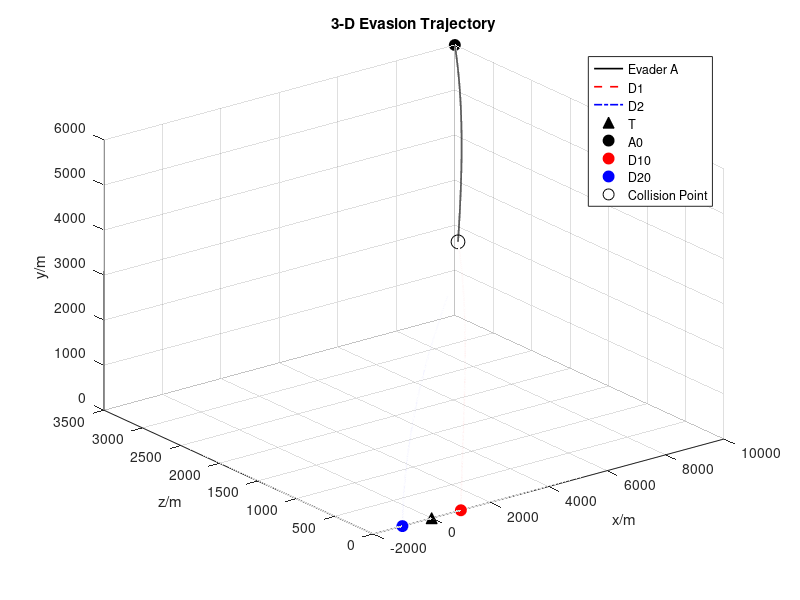
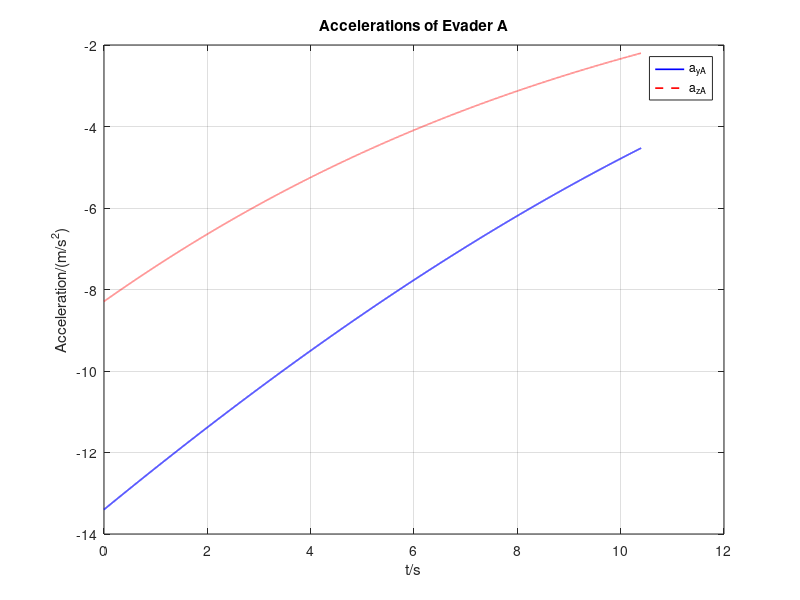

The MATLAB script that drew these images, in order:
clc; clear;
this_dir = fileparts(mfilename('fullpath'));
%% 导弹摆脱距离可控的最优突防制导律 - 场景3 复现 (坐标系y轴指天，x轴 ...
% 可能指向目标，不是北天东，下同)

% 角度定义：θ为弹道倾角，ψ_v为弹道偏角（从x轴正向逆时针为正）

%% 1. 初始化参数 (按论文4.1节场景3)
% 攻击弹初始状态 [x, y, z, θ_M, ψ_v_M, V_M]
M0 = [10000, 6000, 3500, deg2rad(-20), deg2rad(155), 500]; % 地面坐标系，两个角分别弹道倾角、偏角
% M0 = [10000, 6000, 3500, deg2rad(-20), deg2rad(155), 0];% 静止测试

% 防御弹初始状态 [x, y, z, θ_D, ψ_v_D, V_D]
% D0 = [1000, 0, 0, deg2rad(40), deg2rad(-20), 600];
D10 = [1000, 0, 0, deg2rad(40), deg2rad(-20), 600];
D20 = [-1000, 0, 0, deg2rad(40), deg2rad(-20), 600];% 暂定
% D0 = [1000, 0, 0, deg2rad(40), deg2rad(-20), 1500];
% D0 = [1000, 0, 0, deg2rad(40), deg2rad(-20), 0];
% 目标固定位置 [x, y, z]
T = [0, 0, 0];

% 制导参数
KM = 4;      % 攻击弹比例导引系数
% KD = 4;     % 防御弹比例导引系数
KD1 = 4;     % 防御弹1比例导引系数
KD2 = 4;     
% a = 10;     % 突防制导权重
a = 10^4;    % 突防规避权重和
wE = 1.44 * 1000;   % 控制能量权重
% r_min = 50;% 初始化最小规避距离
r_min_T = 5000;% 初始化最小弹目距离
r_star = 50;% 期望零控脱靶量（制导律参数）
gamma = 0;% 暂定，此时a1=a2

% 仿真参数
dt = 0.001;         % 积分步长
% t_max = 15;         % 最大仿真时间
t_max = 35;
r_safe = 8000;      % 突防触发距离
% r_safe = 10000;
% max_overload = 8 * 9.81; % 最大过载
% max_overload = 180 * 9.81;r_MT
max_overload_M = 8 * 9.81; % 攻击弹最大过载
max_overload_D = 10 * 9.81; % 防御弹最大过载

% 场景2固定参数（取消）
% t_f_fixed = 10.50;  % 固定终端时间(从突防开始)
% t_f_fixed = 10.50;  % 固定终端时间(从t=0开始)
penetration_started = false;
% t_start_penetration = 0;

% 数据记录
% D1
record.t = [];
record.r_MT = []; record.r_MD1 = []; 
% record.z = [];
record.a_M = []; record.a_D1 = [];
record.pos_M = []; record.pos_D1 = [];
record.q_MD1 = []; 
% record.q_DM = []; record.q_dot_DM_prev = [0; 0];
record.q_MT = []; 
record.t_f1 = [];
    % D2
    % record.t = [record.t, t];
    % record.r_MT = [record.r_MT, r_MT];
    record.r_MD2 = [];
    % record.a_M = [record.a_M, a_M_cmd];
    record.a_D2 = [];
    % record.pos_M = [record.pos_M, pos_M'];
    record.pos_D2 = [];
    record.q_MD2 = [];
    % record.q_DM = [record.q_DM, [q_y_DM; q_z_DM]];
    % record.q_MT = [record.q_MT, [q_theta; q_psi]];
    % record.t_f = [record.t_f, t_f];% 记录突防预估结束时刻tf变化
    record.t_f2 = [];

%% 2. 核心计算函数

% 函数1: 计算视线角(参考论文图1)
function [q_y, q_z, r] = computeLOS(pos1, pos2)
    % pos1, pos2，从pos1的角度出发: 
    dx = pos2(1) - pos1(1); 
    dy = pos2(2) - pos1(2);   
    dz = pos2(3) - pos1(3); 
    
    r_vec = [dx,dy,dz];
    r = max(norm(r_vec), 1e-3);% 强制距离下限，避免除以0
    
    % 俯仰视线角q_y: 与x-z平面的夹角，向上为正
    sin_qy = dy / r;
    sin_qy = max(min(sin_qy, 1), -1);% 防asin超限
    q_y = asin(sin_qy);
    
    % 偏航视线角q_z: 在x-z平面内，从x轴正方向逆时针到投影向量的角度
    % 注意：MATLAB的atan2(y,x)返回从正x轴逆时针的角度
    % 我们需要从x轴正向逆时针，所以q_z = -atan2(dz, dx)
    q_z = -atan2(dz, dx);
end


% 函数5: 计算比例导引指令(式9,39)
function a_pn = computePN(K, V, q_dot_y, q_dot_z, theta)
    a_pn = [K * V * q_dot_y; -K * V * q_dot_z * cos(theta)];
end

% 函数6: 状态更新(龙格-库塔法，基于式4)
function state_new = updateState(state, a_cmd, dt)
    % state: [x, y, z, θ, ψ_v, V]
    % a_cmd: [a_y; a_z] 法向加速度
    
    x = state(1); y = state(2); z = state(3);
    theta = state(4); psi_v = state(5); V = state(6);
    a_y = a_cmd(1); a_z = a_cmd(2);
    
    % 检查V是否为0，不为0则积分
    if abs(V) < 1e-6
        state_new = state;% 状态不变，不更新状态
        warning('V is too small for deriv');
    else
        % 状态导数函数(严格按式4)
        deriv = @(s) [                    % s = [x, y, z, θ, ψ_v] (V不变)
            % V * cos(s(4)) * sin(s(5));    % dx/dt 
            V * cos(s(4)) * cos(s(5));
            V * sin(s(4));                % dy/dt 
            -V * cos(s(4)) * sin(s(5));   % dz/dt
            a_y / V;                      % dθ/dt
            -a_z / (V * cos(s(4)));       % dψ_v/dt
        ];
        
        s = [x; y; z; theta; psi_v];
        k1 = deriv(s);
        k2 = deriv(s + 0.5*dt*k1);
        k3 = deriv(s + 0.5*dt*k2);
        k4 = deriv(s + dt*k3);
        
        s_new = s + (dt/6)*(k1 + 2*k2 + 2*k3 + k4);
        
        % 保持V不变
        state_new = [s_new(1:5)', V];
    end
    
    
end

% 辅助函数: 过载饱和
function a_sat = saturate(a, limit)
    % 【关键修复：NaN / Inf 免疫】
    if any(isnan(a)) || any(isinf(a))
        a_sat = [0; 0];
        return;
    end

    norm_a = norm(a);
    if norm_a > limit
        a_sat = a / norm_a * limit;
    else
        a_sat = a;
    end
end

% 函数7: 计算攻击弹-防御弹间相互视线角速率、相对速度
function [r_dot, q_dot_y, q_dot_z] = computeMDDot(pos1, pos2, r, q_y, q_z)
    % 参数传递
    V_M = pos1(6); theta_M = pos1(4); psi_vM = pos1(5);
    V_D = pos2(6); theta_D = pos2(4); psi_vD = pos2(5);
    
    % 计算 r_dot (式1第一行)
    term_D = V_D * (cos(theta_D) * cos(q_y) * cos(q_z - psi_vD) + sin(theta_D) * sin(q_y));
    
    term_M = V_M * (cos(theta_M) * cos(q_y) * cos(q_z - psi_vM) + sin(theta_M) * sin(q_y));
    
    r_dot = -term_D + term_M;  % 注意公式前面的负号

    if abs(r) < 1e-6
        q_dot_y = 0;
    else
        term_D_qy = V_D * (cos(theta_D) * sin(q_y) * cos(q_z - psi_vD) + -sin(theta_D) * cos(q_y));
        term_M_qy = V_M * (cos(theta_M) * sin(q_y) * cos(q_z - psi_vM) + -sin(theta_M) * cos(q_y));
        
        q_dot_y = (term_D_qy - term_M_qy) / r;
    end

    % 将原来的直接相除，改为使用带下限的安全分母
    cos_qy_safe = max(abs(cos(q_y)), 1e-5); % 限制分母极小值，防止 Inf 和 NaN
    r_safe = max(abs(r), 1e-3);
    
    term_D_qz = V_D * cos(theta_D) * sin(q_z - psi_vD);
    term_M_qz = V_M * cos(theta_M) * sin(q_z - psi_vM);
    
    q_dot_z = (term_D_qz - term_M_qz) / (r_safe * cos_qy_safe);
end

% 函数8: 计算攻击弹-目标间相互视线角速率、距离
function [q_dot_theta, q_dot_psi] = computeMTDot(pos1, r_MT, q_theta, q_psi)
    % 计算攻击弹-目标视线角变化率 (基于论文式2)
    % 输入：
    %   V_M, theta_M, psi_vM: 攻击弹速度大小、弹道倾角、弹道偏角
    %   r_MT: 攻击弹与目标的距离
    %   q_theta, q_psi: 攻击弹看目标的俯仰、偏航方向视线角
    % 输出：
    %   q_dot_theta: 俯仰视线角变化率
    %   q_dot_psi: 偏航视线角变化率

    % 参数传递
    V_M = pos1(6); theta_M = pos1(4); psi_vM = pos1(5);
    
    if abs(r_MT) < 1e-6
        q_dot_theta = 0;
        q_dot_psi = 0;
        warning('r_MT is too small for computing q_dot');
    else
        % 计算 q_dot_theta (式2第二行)
        term1 = cos(theta_M) * sin(q_theta) * cos(q_psi - psi_vM);
        term2 = -sin(theta_M) * cos(q_theta);
        q_dot_theta = V_M * (term1 + term2) / r_MT;
        
        % 计算 q_dot_psi (式2第三行)
        if abs(cos(q_theta)) < 1e-6
            q_dot_psi = 0;
            warning('cos(q_theta) is near zero, setting q_dot_psi to 0');
        else
            q_dot_psi = (V_M * cos(theta_M) * sin(q_psi - psi_vM)) / (r_MT * cos(q_theta));
        end
    end
end


%% 3. 主仿真循环
t = 0;
M = M0; D1 = D10; D2 = D20;  % 当前状态
intercepted = false;
flag = 0;% 初始化弹目距离增大标志
f1 = 0;% 计数标志，表示未进入过r_dot_MD1>0状态
f2 = 0;

% a1 = a / (1+exp(-gamma));% D1规避项权重系数
% a2 = a * exp(-gamma) / (1+exp(-gamma));

t_penetrat_end = 1000;% 初始化为一个大值
t_penetrat_end1 = 150; t_penetrat_end2 = 150;% 各弹规避结束时刻初始化为一个大值

while t < t_penetrat_end + 1 && t < t_max
% while t < t_max % 截止点为经过弹目距离最小点或最大时间1000s
    % 3.1 提取当前状态
    pos_M = M(1:3); theta_M = M(4); psi_vM = M(5); V_M = M(6);
    % pos_D = D(1:3); theta_D = D(4); psi_vD = D(5); V_D = D(6);
    pos_D1 = D1(1:3); theta_D1 = D1(4); psi_vD1 = D1(5); V_D1 = D1(6);
    pos_D2 = D2(1:3); theta_D2 = D2(4); psi_vD2 = D2(5); V_D2 = D2(6);
    
    % 3.2 计算视线几何
    % 攻击弹-目标
    [q_theta, q_psi, r_MT] = computeLOS(pos_M, T);
    % 攻击弹-防御弹（从防御弹视角出发）  
    % [q_y_MD, q_z_MD, r_MD_vec, r_MD] = computeLOS(pos_M, pos_D);
    % [q_y_MD, q_z_MD, r_MD] = computeLOS(pos_D, pos_M);
    [q_y_MD1, q_z_MD1, r_MD1] = computeLOS(pos_D1, pos_M);
    [q_y_MD2, q_z_MD2, r_MD2] = computeLOS(pos_D2, pos_M);
    % % 防御弹-攻击弹
    % [q_y_DM, q_z_DM, ~] = computeLOS(pos_M, pos_D);
    
    % 3.3 计算视线角变化率(对qy, qz求导的解析式)
    % [r_dot_MD, q_dot_y_MD, q_dot_z_MD] = computeMDDot(M, D, r_MD, q_y_MD, q_z_MD);
    [r_dot_MD1, q_dot_y_MD1, q_dot_z_MD1] = computeMDDot(M, D1, r_MD1, q_y_MD1, q_z_MD1);% 计算攻击弹-防御弹1视线角变化率、相对距离变化率
    [r_dot_MD2, q_dot_y_MD2, q_dot_z_MD2] = computeMDDot(M, D2, r_MD2, q_y_MD2, q_z_MD2);
    % [~, q_dot_y_DM, q_dot_z_DM] = computeMDDot(D, M, r_MD, q_y_DM, q_z_DM);
    [q_dot_theta, q_dot_psi] = computeMTDot(M, r_MT, q_theta, q_psi);% 计算攻击弹-目标视线角变化率
    % q_dot_DM = [q_dot_y_DM, q_dot_z_DM];% 攻击弹M视角
    q_dot_MT = [q_dot_theta, q_dot_psi];
    q_dot_MD1 = [q_dot_y_MD1, q_dot_z_MD1];% 防御弹1视线角速度向量
    q_dot_MD2 = [q_dot_y_MD2, q_dot_z_MD2];

    % 3.4 突防阶段判断
    if ~penetration_started && min(r_MD1,r_MD2) <= r_safe
        penetration_started = true;
        t_start_penetration = t;
        fprintf('突防开始: t=%.3fs, r_MD=%.2fm\n', t, min(r_MD1,r_MD2));
    end
    
    % 3.5 计算防御弹1、2指令(始终比例导引)
    % a_D_cmd = computePN(KD, V_D, q_dot_MD(1), q_dot_MD(2), theta_D);
    a_D1_cmd = computePN(KD1, V_D1, q_dot_MD1(1), q_dot_MD1(2), theta_D1);
    a_D2_cmd = computePN(KD2, V_D2, q_dot_MD2(1), q_dot_MD2(2), theta_D2);
    % a_D_cmd = [0;0];% 无控测试
    
    % a_M_cmd = computePN(KM, V_M, q_dot_MT(1), q_dot_MT(2), theta_M);
    
    % 3.6 计算攻击弹指令
    a_M_cmd = computePN(KM, V_M, q_dot_MT(1), q_dot_MT(2), theta_M);
    % t_f = t - r_MD/r_dot_MD;% 变化剩余时间
    % t_f = t - r_MD/r_dot_MD;% 变化突防终端时刻
    t_f1 = t - r_MD1/r_dot_MD1;% 变化突防终端时刻
    t_f2 = t - r_MD2/r_dot_MD2;
    % if ~penetration_started
    %     % 阶段1: 攻击目标(比例导引)v_r
    %     a_M_cmd = computePN(KM, V_M, q_dot_MT(1), q_dot_MT(2), theta_M);
    %     % a_M_cmd = [0;0];% 无控测试
    %     stage = 1;
    % % elseif penetration_started && t <= (t_start_penetration + t_f_fixed)
    % % elseif penetration_started && t <= t_f
    % elseif penetration_started && t <= max(t_f1,t_f2)% 两弹中至少一弹还在突防
    %     % 阶段2: 最优突防(固定t_f)
    %     % current_t_f = t_start_penetration + t_f_fixed;
    %     % current_t_f = t_f_fixed;
    % 
    %     % % 计算vr
    %     % % 式(6): 地面坐标系到视线坐标系的转移矩阵 L(q_y, q_z)（防御弹视角）
    %     % L_q_D = [cos(q_z_MD)*cos(q_y_MD), sin(q_y_MD), -cos(q_y_MD)*sin(q_z_MD); 
    %     %         -sin(q_y_MD)*cos(q_z_MD), cos(q_y_MD), sin(q_y_MD)*sin(q_z_MD); 
    %     %         sin(q_z_MD), 0, cos(q_z_MD)];
    %     % 
    %     % % 式(7): 地面坐标系到弹道坐标系的转移矩阵 L(theta, psi_V)
    %     % L_theta_D = [cos(theta_D)*cos(psi_vD), sin(theta_D), -cos(theta_D)*sin(psi_vD); 
    %     %             -sin(theta_D)*cos(psi_vD), cos(theta_D), sin(theta_D)*sin(psi_vD); 
    %     %             sin(psi_vD), 0, cos(psi_vD)];
    %     % v_r = [1,0,0] * (L_q * L_theta_D' * [0; a_M_cmd]);% 正交坐标变换矩阵，其逆等于其转置
    %     % v_r = [1,0,0] * (L_q_D * L_theta_D' * [0; a_D_cmd(1); a_D_cmd(2)]);
    %     % a_M_cmd = computeOptimalCmd(q_y_MD, q_z_MD, q_dot_MD(1), q_dot_MD(2), ...
    %     %                             r_MD, r_dot_MD, t, current_t_f, ...
    %     %                             theta_M, psi_vM, theta_D, psi_vD, ...
    %     %                             a_D_cmd, a, b, r_star, ...
    %     %                             v_r);
    %     t_go1 = t_f1 - t;% D1预估剩余时间
    %     t_go2 = t_f2 - t;% D2预估剩余时间
    % if min(t_go1, t_go2) > 0.002
    %     % 【关键修正2：末端奇异性保护】
    %     % 两弹突防影响都考虑
    % 
    %     % 正常调用MD视角最优控制律对制导指令进行修改
    %     a_M_cmd = computeOptimalCmd_duo(q_y_MD1, q_z_MD1, q_dot_MD1(1), q_dot_MD1(2), ...
    %                                 r_MD1, r_dot_MD1, t, t_f1, ...
    %                                 q_y_MD2, q_z_MD2, q_dot_MD2(1), q_dot_MD2(2), ...
    %                                 r_MD2, r_dot_MD2, t_f2, ...
    %                                 theta_M, psi_vM, theta_D1, psi_vD1, theta_D2, psi_vD2,...
    %                                 a_D1_cmd, a_D2_cmd, a1, a2, wE, r_star);% 多弹
    % elseif t_go1 > 0.002
    %     a_M_cmd = computeOptimalCmd(q_y_MD1, q_z_MD1, q_dot_MD1(1), q_dot_MD1(2), ...
    %                                 r_MD1, r_dot_MD1, t, t_f1, ...
    %                                 theta_M, psi_vM, theta_D1, psi_vD1, ...
    %                                 a_D1_cmd, a1, wE, r_star);
    % elseif t_go2 > 0.002
    %     a_M_cmd = computeOptimalCmd(q_y_MD2, q_z_MD2, q_dot_MD2(1), q_dot_MD2(2), ...
    %                                 r_MD2, r_dot_MD2, t, t_f2, ...
    %                                 theta_M, psi_vM, theta_D2, psi_vD2, ...
    %                                 a_D2_cmd, a2, wE, r_star);
    % end
    %     stage = 2;
    %     t_penetrat_end = t;% 记录突防最终结束时刻
    % else
    %     % 阶段3: 恢复攻击目标
    %     a_M_cmd = computePN(KM, V_M, q_dot_MT(1), q_dot_MT(2), theta_M);
    %     stage = 3;
    % end
    
    % 3.7 过载饱和
    % a_M_cmd = saturate(a_M_cmd, max_overload);
    a_M_cmd = saturate(a_M_cmd, max_overload_M);
    % a_D_cmd = saturate(a_D_cmd, max_overload_D);
    a_D1_cmd = saturate(a_D1_cmd, max_overload_D);
    a_D2_cmd = saturate(a_D2_cmd, max_overload_D);
    
    % 3.8 状态更新
    M = updateState(M, a_M_cmd, dt);
    % D = updateState(D, a_D_cmd, dt);
    D1 = updateState(D1, a_D1_cmd, dt);
    D2 = updateState(D2, a_D2_cmd, dt);
    
    % 3.9 记录数据
    % D1
    record.t = [record.t, t];
    record.r_MT = [record.r_MT, r_MT];
    record.r_MD1 = [record.r_MD1, r_MD1];
    record.a_M = [record.a_M, a_M_cmd];
    record.a_D1 = [record.a_D1, a_D1_cmd];
    record.pos_M = [record.pos_M, pos_M'];
    record.pos_D1 = [record.pos_D1, pos_D1'];
    record.q_MD1 = [record.q_MD1, [q_y_MD1; q_z_MD1]];
    % record.q_DM = [record.q_DM, [q_y_DM; q_z_DM]];
    record.q_MT = [record.q_MT, [q_theta; q_psi]];
    % record.t_f = [record.t_f, t_f];% 记录突防预估结束时刻tf变化
    record.t_f1 = [record.t_f1, t_f1];
    % D2
    % record.t = [record.t, t];
    % record.r_MT = [record.r_MT, r_MT];
    record.r_MD2 = [record.r_MD2, r_MD2];
    % record.a_M = [record.a_M, a_M_cmd];
    record.a_D2 = [record.a_D2, a_D2_cmd];
    % record.pos_M = [record.pos_M, pos_M'];
    record.pos_D2 = [record.pos_D2, pos_D2'];
    record.q_MD2 = [record.q_MD2, [q_y_MD2; q_z_MD2]];
    % record.q_DM = [record.q_DM, [q_y_DM; q_z_DM]];
    % record.q_MT = [record.q_MT, [q_theta; q_psi]];
    % record.t_f = [record.t_f, t_f];% 记录突防预估结束时刻tf变化
    record.t_f2 = [record.t_f2, t_f2];
    
    % 计算并记录零控脱靶量z(t)

    % current_t_f = t_f_fixed;
    %     t_go = current_t_f - t;
    %     Q_dot = sqrt(q_dot_MD(1)^2 + q_dot_MD(2)^2 * (cos(q_y_MD))^2);
    %     Omega = computeOmega(Q_dot, t_go);
    %     z_t = [1, 0] * Omega * [r_MD; r_dot_MD];
    %     record.z = [record.z, z_t];

    % % 记录零控脱靶量
    % if stage == 2
    %     % current_t_f = t_start_penetration + t_f_fixed;
    %     % current_t_f = t_f_fixed;
    %     % current_t_f = t_f;
    %     t_go = t_f - t;
    %     Q_dot = sqrt(q_dot_MD(1)^2 + q_dot_MD(2)^2 * (cos(q_y_MD))^2);
    %     Omega = computeOmega(Q_dot, t_go);
    %     z_t = [1, 0] * Omega * [r_MD; r_dot_MD];
    %     record.z = [record.z, z_t];
    % else
    %     record.z = [record.z, NaN];
    % end
    
    % 3.10 拦截判断
    % if min(r_MD1, r_MD2) < 20 && ~intercepted
    if min(r_MD1, r_MD2) < 6 && ~intercepted
    % if r_MD < 0.6 && ~intercepted
        intercepted = true;
        [~, idx_D] = min([r_MD1, r_MD2]);% 第几个防御弹拦截
        fprintf('拦截成功: t=%.3fs, r_MD=%.2fm，由第%d枚防御弹\n', t, min(r_MD1, r_MD2), idx_D);
        break;
    end

    % 3.11 D1突防成功判断
    if r_dot_MD1 > 0 && f1 == 0
        % stage = 3;% 表示突防成功，5s后结束仿真
        t_penetrat_end1 = t;% 记录突防最终结束时刻
        % fprintf('突防成功: r_MD=%.4fm, r*=%.4f m\n', r_MD, r_star);
        % r_min = r_MD;
        f1 = 1;% f置为1
    end
    % 3.11 D2突防成功判断
    if r_dot_MD2 > 0 && f2 == 0
        % stage = 3;% 表示突防成功，5s后结束仿真
        t_penetrat_end2 = t;% 记录突防最终结束时刻
        % fprintf('突防成功: r_MD=%.4fm, r*=%.4f m\n', r_MD, r_star);
        % r_min = r_MD;
        f2 = 1;% f置为1
    end
    
    t_penetrat_end = max(t_penetrat_end1, t_penetrat_end2);% 规避最终结束时刻

    % 实时抓取本轮仿真的弹目最小距离与时刻
    if r_MT < r_min_T
        r_min_T = r_MT;
        t_Target = t;
    end
    % 3.12 目标打击结束判断
    if min(f1, f2) == 1 && record.r_MT(end) > record.r_MT(end-1)
        flag = flag + 1;% 突防成功后弹目距离增大标志
    end
    if flag == 1000
        fprintf('已经过目标距离最近点: t=%.3fs, r_MT_min=%.2fm\n', t_Target, r_min_T);
        break;
    end

    % 3.13 时间推进
    t = t + dt;
end

%% 4. 结果分析与绘图
%  规避能耗计算(kJ)
    [~, idx_tf_start] = min(abs(record.t - t_start_penetration));
    [~, idx_tf_end] = min(abs(record.t - t_penetrat_end));
    % idx_evade = (1 + t_start_penetration/dt): 1 :(1 + t_penetrat_end/dt);% 规避段索引
    idx_evade = idx_tf_start : idx_tf_end;% 规避段索引
    % a_cmd = vecnorm(record.a_M(idx_evade),2,1);
    a_cmd = sqrt(record.a_M(1,idx_evade).^2 + record.a_M(2,idx_evade).^2);
    Energy = 0.5 * trapz(a_cmd.^2) * dt / 1000;% 梯形积分（单位kJ）
fprintf('\n仿真结束。D1最小弹间距离 r_min1 = %.4f m, D2最小弹间距离 r_min2 = %.4f m\n', min(record.r_MD1), min(record.r_MD2));
fprintf('规避阶段机动能量消耗 Energy = %.4f kJ\n', Energy);
if penetration_started
    % t_f_global = t_start_penetration + t_f_fixed;
    % t_f_global = t_f_fixed;
    % t_f_global = t_f;
    % [~, idx_tf] = min(abs(record.t - t_f_global));
    % D1
    % [~, idx_tf1] = min(abs(record.t - t_penetrat_end));
    [~, idx_tf1] = min(abs(record.t - t_penetrat_end1));
    % [~, idx_tf_rmin1] = min(abs(record.r_MD1- min(record.r_MD1)));% 记录最小弹间距离时刻
    [~, idx_tf_rmin1] = min(record.r_MD1);
    % z_at_tf1 = record.z1(idx_tf1);
    r_at_tf1 = record.r_MD1(idx_tf1);
    t_rmin1 = (idx_tf_rmin1 - 1) * dt;% 最小距离时刻
    % fprintf('\n在实时终端时刻 t_f = %.3f s (全局: %.3f s):\n', t_f, t_f_global);
    fprintf('\n仿真结束。在D1最小弹间距离时刻 t_rmin1 = %.3f s, 与D1最小弹间距离 r_min1 = %.4f m\n', t_rmin1, min(record.r_MD1));
    fprintf('\n两弹突防最终结束时刻 t_penetrat_end = %.3f s \n', t_penetrat_end);
    fprintf('\nD1预估突防终端时刻: %.3f s, D2预估突防终端时刻: %.3f s:\n', t_penetrat_end1, t_penetrat_end2);
    % fprintf('  零控脱靶量 z(t_f) = %.4f m (期望规避脱靶量 r* = %.1f m)\n', z_at_tf, r_min);
    fprintf('结束与D1突防时刻实际与D1弹间距离 r1(t_f) = %.4f m\n', r_at_tf1);
    % % D2
    % [~, idx_tf2] = min(abs(record.t - t_penetrat_end));
    % [~, idx_tf_rmin2] = min(abs(record.r_MD- min(record.r_MD)));% 记录最小弹间距离时刻
    % % z_at_tf2 = record.z2(idx_tf2);
    % r_at_tf2 = record.r_MD(idx_tf2);
    % t_rmin2 = (idx_tf_rmin2 - 1) * dt;% 最小距离时刻
    % % fprintf('\n在实时终端时刻 t_f = %.3f s (全局: %.3f s):\n', t_f, t_f_global);
    % fprintf('\n仿真结束。在D2最小弹间距离时刻 t_rmin2 = %.3f s, 最小弹间距离 r_min2 = %.4f m\n', t_rmin2, min(record.r_MD2));
    % fprintf('\n在D2突防最终结束时刻 t_penetrat_end2 = %.3f s (预估突防终端时刻: %.3f s):\n', t_penetrat_end2, t_f2);
    % % fprintf('  零控脱靶量 z(t_f) = %.4f m (期望规避脱靶量 r* = %.1f m)\n', z_at_tf, r_min);
    % fprintf('  结束与D2突防时刻实际与D1弹间距离 r2(t_f) = %.4f m\n', r_at_tf);
end

% 保存统一 record，供四方法论文图脚本读取。
record.M0 = M0;
record.D10 = D10;
record.D20 = D20;
record.T = T;
record.r_min1 = min(record.r_MD1);
record.r_min2 = min(record.r_MD2);
record.r_minT = min(record.r_MT);
record.r_terminal = record.r_MT(end);
record.Energy = Energy;
record.intercepted = intercepted;
record.algo = 'PN';
if penetration_started
    record.t_pen0 = t_start_penetration;
    record.t_pen_end = t_penetrat_end;
end
out_mat = fullfile(this_dir, 'record_table2_pn.mat');
save(out_mat, 'record');
fprintf('已保存统一绘图数据: %s\n', out_mat);

% 绘图1: 三维轨迹
figure('Name', '3-D Evasion Trajectory');
% plot3(record.pos_M(1,:), record.pos_M(3,:), record.pos_M(2,:), 'k-', 'LineWidth',1.0); hold on;
% plot3(record.pos_D1(1,:), record.pos_D1(3,:), record.pos_D1(2,:), 'r-', 'LineWidth',1.0);
% plot3(record.pos_D2(1,:), record.pos_D2(3,:), record.pos_D2(2,:), 'b-', 'LineWidth',1.0);
plot3(record.pos_M(1,:), record.pos_M(3,:), record.pos_M(2,:), 'k-', 'LineWidth',1.2); hold on;
plot3(record.pos_D1(1,:), record.pos_D1(3,:), record.pos_D1(2,:), 'r--', 'LineWidth',1.2);
plot3(record.pos_D2(1,:), record.pos_D2(3,:), record.pos_D2(2,:), 'b-.', 'LineWidth',1.2);
plot3(T(1), T(3), T(2), 'k^', 'MarkerSize',8, 'MarkerFaceColor','k');
plot3(M0(1), M0(3), M0(2), 'ko', 'MarkerSize',8, 'MarkerFaceColor','k');
plot3(D10(1), D10(3), D10(2), 'ro', 'MarkerSize',8, 'MarkerFaceColor','r');
plot3(D20(1), D20(3), D20(2), 'bo', 'MarkerSize',8, 'MarkerFaceColor','b');
xlabel('x/m'); ylabel('z/m'); zlabel('y/m');
plot3(record.pos_M(1, idx_tf_rmin1), record.pos_M(3, idx_tf_rmin1), record.pos_M(2, idx_tf_rmin1), 'ko', 'MarkerSize',10);
legend('Evader A', 'D1', 'D2','T','A0','D10','D20','Collision Point');
title('3-D Evasion Trajectory');
grid on; view(3);
set(gca, 'SortMethod', 'childorder');  % 修复线型的关键设置！

% idx_D

% % 绘图3.1: 弹间距离D1
% figure('Name', '弹间距离r_MD1');
% plot(record.t, record.r_MD1, 'k-', 'LineWidth',1.5); hold on;
% yline(20, 'r--', 'LineWidth',1.5);
% if penetration_started
%     xline(t_start_penetration, 'g--', 'LineWidth',1);
%     % xline(t_f_global, 'b--', 'LineWidth',1);
%     xline(t_penetrat_end, 'b--', 'LineWidth',1);
%     plot(record.t(idx_tf1), record.r_MD1(idx_tf1), 'bo', 'MarkerSize',10);
% end
% xlabel('时间(s)'); ylabel('弹间距离r_{MD1}(m)'); title('攻击弹-防御弹1距离');
% legend('r_{MD1}', '拦截阈值20m', '突防开始', '突防结束时刻', 't_{penetrat-end}时刻');
% grid on;
% 
% % 绘图3.2: 弹间距离D2
% figure('Name', '弹间距离r_MD2');
% plot(record.t, record.r_MD2, 'k-', 'LineWidth',1.5); hold on;
% yline(20, 'r--', 'LineWidth',1.5);
% if penetration_started
%     xline(t_start_penetration, 'g--', 'LineWidth',1);
%     % xline(t_f_global, 'b--', 'LineWidth',1);
%     xline(t_penetrat_end, 'b--', 'LineWidth',1);
%     % plot(record.t(idx_tf2), record.r_MD1(idx_tf2), 'bo', 'MarkerSize',10);
% end
% xlabel('时间(s)'); ylabel('弹间距离r_{MD2}(m)'); title('攻击弹-防御弹2距离');
% legend('r_{MD2}', '拦截阈值20m', '突防开始', '突防结束时刻');
% grid on;

% 绘图4: 攻击弹、防御弹加速度
% 绘图4: 攻击弹、防御弹加速度
figure('Name', 'Accelerations of Evader A');
% subplot(2,1,1);
% plot(record.t, vecnorm(record.a_M,2,1)/9.81, 'k-');
% xlabel('时间(s)'); ylabel('总过载(g)'); title('规避者过载'); grid on;
% % subplot(2,1,2);
% plot(record.t, record.a_M(1,:), 'b-'); hold on;
% plot(record.t, record.a_M(2,:), 'r-');
plot(record.t, record.a_M(1,:), 'b-', 'LineWidth',1.2); hold on;
plot(record.t, record.a_M(2,:), 'r--', 'LineWidth',1.2);
xlabel('t/s'); ylabel('Acceleration/(m/s^2)');
legend('a_{yA}', 'a_{zA}'); title('Accelerations of Evader A'); grid on;
set(gca, 'SortMethod', 'childorder');  % 修复线型的关键设置！
% figure('Name', '规避者与两防御者加速度');
% subplot(2,1,1);
% plot(record.t, vecnorm(record.a_M,2,1)/9.81, 'k-');
% xlabel('时间(s)'); ylabel('总过载(g)'); title('规避者过载'); grid on;
% % subplot(2,1,2);
% % plot(record.t, record.a_M(1,:), 'b-'); hold on;
% % plot(record.t, record.a_M(2,:), 'r-');
% % xlabel('时间(s)'); ylabel('加速度(m/s^2)');
% % legend('a_{y_M}', 'a_{z_M}'); title('攻击弹加速度分量'); grid on;
% subplot(2,1,2);
% plot(record.t, vecnorm(record.a_D1,2,1)/9.81, 'r-'); hold on;
% plot(record.t, vecnorm(record.a_D2,2,1)/9.81, 'b-');
% legend('a_{D1}','a_{D2}');
% xlabel('时间(s)'); ylabel('总过载(g)'); title('两防御者过载'); grid on;
